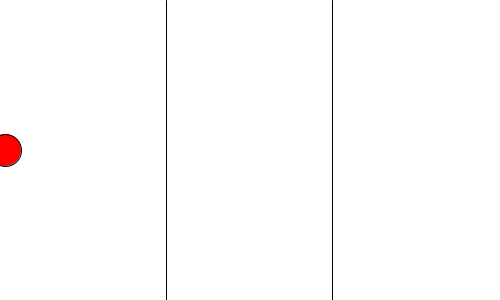
Frame 1 (no input)
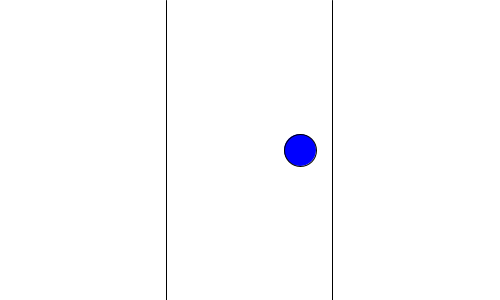
Frame 60 (the mouse pressed at the canvas centre just before this capture)
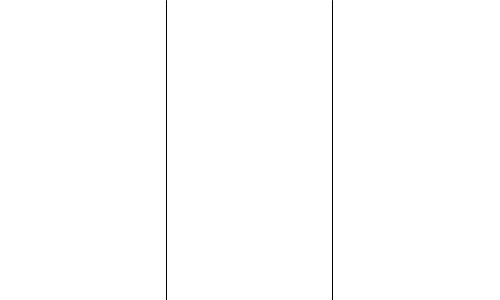
Frame 120 (the mouse held since frame 60 and released just before this capture)

The Processing sketch that drew these frames (run headless with seeded random() and noise(); from frame 60 on, the mouse is pressed at the canvas centre):

// Processing sketch: bouncing_ball1_pde
// ── bouncing_ball1_pde.pde
float posX = 0;
float posY = 0;
float velX = 5;
float velY = 2.3;

void setup() {
  size(500, 300);
}

void draw() {
  background(255);

  line (width/3, 0, width/3, height);
  line ((width/3)*2, 0, (width/3)*2, height);

  //eligeColor
  if (posX < width/3) {
    fill(255, 0, 0);
  } else if (posX > (width/3)*2) {

    fill(0, 255, 0);
  } else if ( posX > width/3) {
    fill(0, 0, 255);
  }

  //moveBall
  posX = posX + velX;
  posY = height/2;
  
  //posY = posY + velY;


  // Muestra la ellipse
  stroke(0);
  ellipse(posX, posY, 32, 32);
  
  
} 















void checkEdges() {
  if (posX > width || posX < 0) {
    velX = velX * -1;
  }
  if (posY > height || posY < 0) {
    velY = velY * -1;
  }
}
